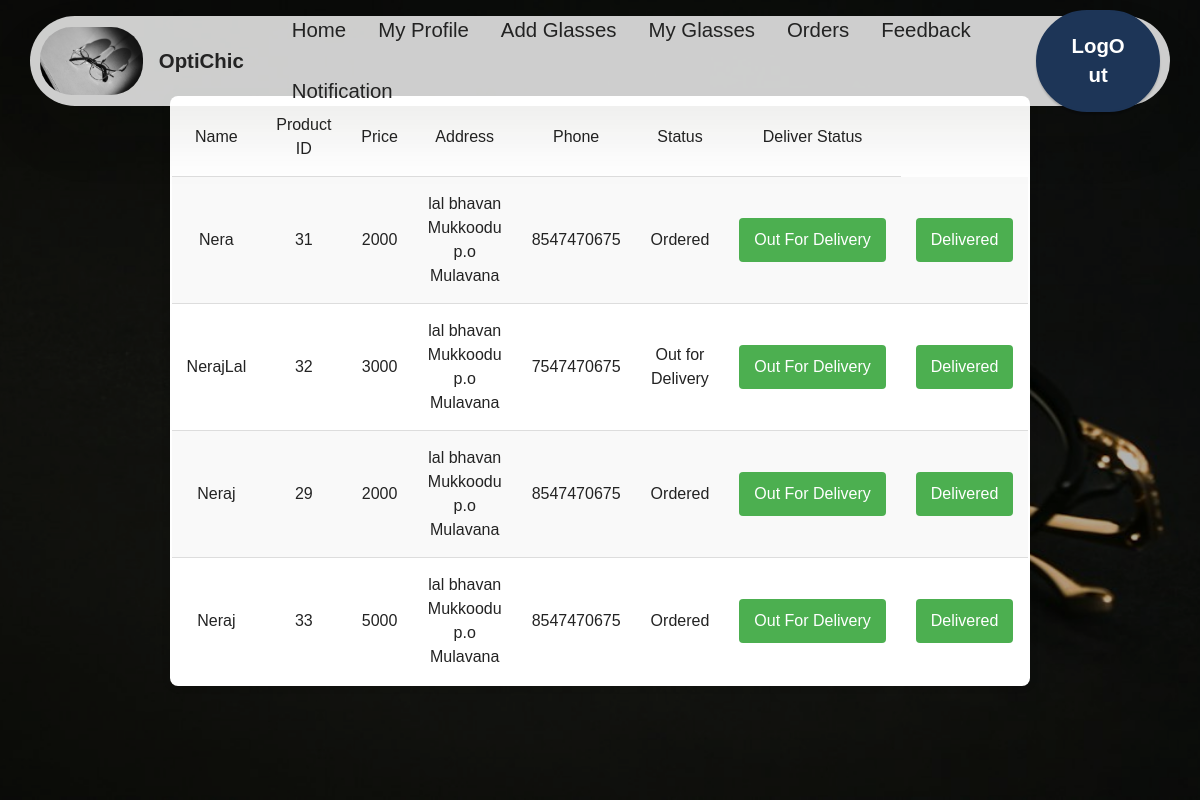
The app's page /sorders.php (signed in) with its own data.
### tables this page shows
CREATE TABLE IF NOT EXISTS `purchase` (
  `id` int(5) NOT NULL AUTO_INCREMENT,
  `name` varchar(25) NOT NULL,
  `user` varchar(50) NOT NULL,
  `shop` varchar(50) NOT NULL,
  `address` varchar(50) NOT NULL,
  `phone` bigint(20) NOT NULL,
  `product_id` varchar(50) NOT NULL,
  `price` int(5) NOT NULL,
  `status` int(5) NOT NULL DEFAULT '0',
  PRIMARY KEY (`id`)
);

### sorders.php (the view, shortened to what this page needs)
<?php
	include('shead.php');
	include('dbconnect.php');
?>
<form method="POST" action="">
 <table border='2'>
                    <tr>
                        <td>Name</td>
                        <td>Product ID</td>
                        <td>Price</td>
                        <td>Address</td>
                        <td>Phone</td>
                        <td>Status</td>
                        <td>Deliver Status</td>
                    </tr>
<?php
 $uname=$_SESSION['email'];
                  $q="SELECT * fROM purchase where shop='$uname' and status='0'||status='2'||status='3'";
                  $m=mysql_query($q,$conn);
                  while($r=mysql_fetch_assoc($m))
                    {
                      $name=$r['name'];
                      $address=$r['address'];
                      $phone=$r['phone'];
                      $product_id=$r['product_id'];
                      $price=$r['price'];
                      $status=$r['status'];
?>
                    <tr>
                        <td><?php echo $name; ?></td>
                        <td><?php echo $product_id; ?></td>
                        <td><?php echo $price; ?></td>
                        <td><?php echo $address; ?></td>
                        <td><?php echo $phone; ?></td>
                        <td><?php
                        if($status==0)
                          echo 'Ordered';
                        else if($status==2)
                          echo 'Order Cancelled';
                        else if($status==1)
                          echo 'Delivered';
                        else if($status==3)
                          echo 'Out for Delivery';
                        ?>
                      </td>
                      <td><input type="submit" name="submited" value="Out For Delivery"></td>
                      <td><input type="submit" name="submit" value="Delivered"></td></tr>
<?php
}
?>
</table></form>

### assets/theme/css/style.css (style rules this page uses)
body { font-style: normal; line-height: 1.5; font-weight: 400; color: #232323; position: relative; }
[type=submit] { -webkit-appearance: none; }
html, body { height: auto; min-height: 100vh; }

### assets/mobirise/css/additional.css (style rules this page uses)
body { font-family: var(--display1-font, 'Inter Tight'); background: color-mix(in srgb, var(--dominant-color, #0f1305) 10%, transparent); }
body { overflow-x: hidden; }

### shead.php (style rules this page uses)
:root { --background: #FDEBED; --dominant-color: #E63946; --primary-color: #1D3557; --secondary-color: #A8DADC; --success-color: #20AC6B; --danger-color: #AE1E2C; --warning-color: #CC9900; --info-color: #0AA3C2; --background-text: #000000; --dominant-text: #FFFFFF; --primary-text: #FFFFFF; --secondary-text: #000000; --success-text: #FFFFFF; --danger-text: #FFFFFF; --warning-text: #000000; --info-text: #FFFFFF; }

### sorders.php (style rules this page uses)
body { font-family: 'Arial', sans-serif; background-color: #f4f4f4; margin: 0; padding: 0; box-sizing: border-box; }
table { border-collapse: collapse; width: 80%; margin: 20px auto; background-color: #fff; box-shadow: 0 0 10px rgba(0, 0, 0, 0.1); border-radius: 8px; overflow: hidden; margin-bottom: 50px; }
th, td { padding: 15px; text-align: center; border-bottom: 1px solid #ddd; }
tr:nth-child(even) { background-color: #f9f9f9; }
input[type="submit"] { background-color: #4CAF50; color: white; padding: 10px 15px; border: none; border-radius: 4px; cursor: pointer; transition: background-color 0.3s; }

### records on screen
purchase: name "Nera", product "31", price "2000", address "lal bhavan Mukkoodu p.o Mulavana", phone "8547470675", status "Ordered"
purchase: name "NerajLal", product "32", price "3000", address "lal bhavan Mukkoodu p.o Mulavana", phone "7547470675", status "Out for Delivery"
purchase: name "Neraj", product "29", price "2000", address "lal bhavan Mukkoodu p.o Mulavana", phone "8547470675", status "Ordered"
purchase: name "Neraj", product "33", price "5000", address "lal bhavan Mukkoodu p.o Mulavana", phone "8547470675", status "Ordered"
